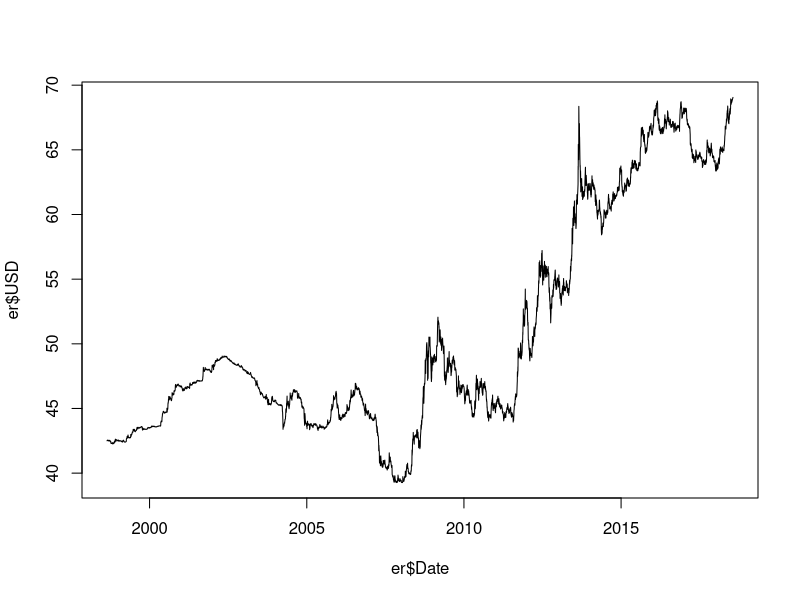
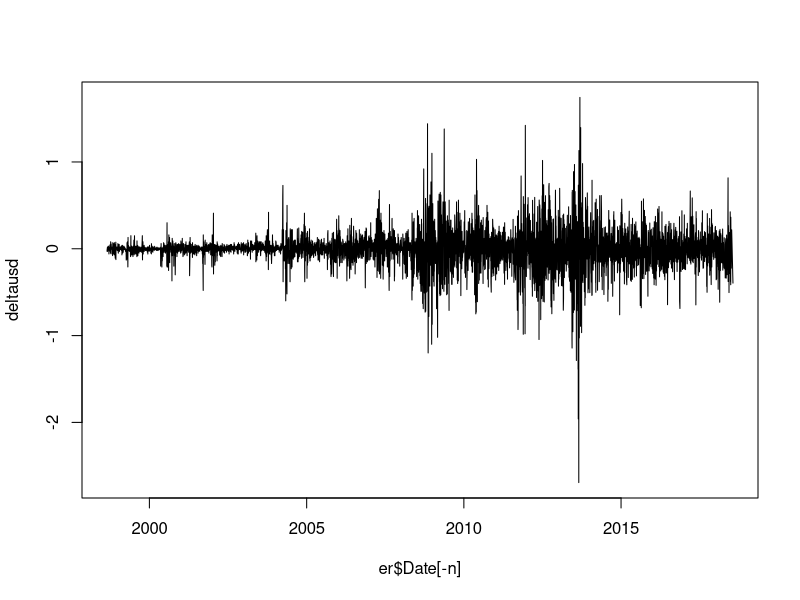
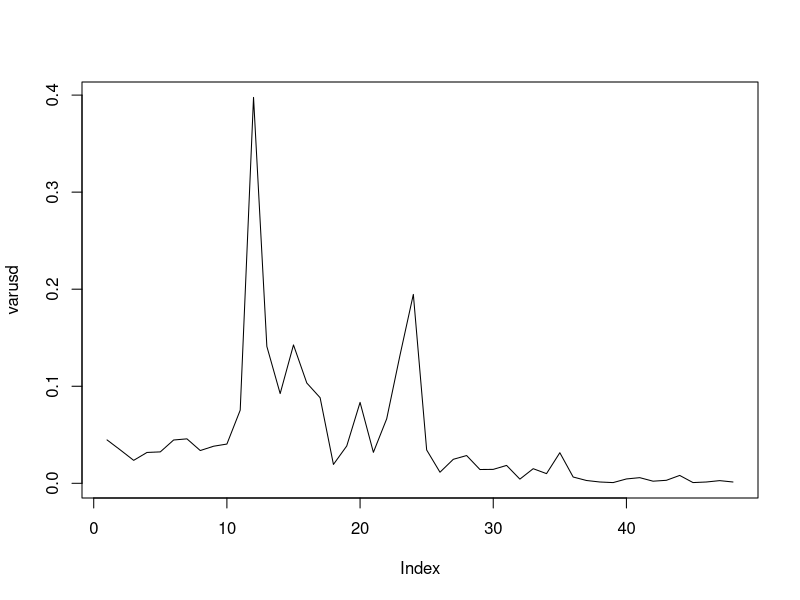

Here is the R script that generated these plots, in order: (Note: this script raises an error after producing the figures.)
# ================= Estimation of INR-USD Exchange Rate ================= #

# The loading of dataset from the xls file can be done easily with the
# read_excel function in the readxl package. The date variable is in character
# format, and is converted to the date-datatype in R.
library(readxl)
er <- read_excel("Exchange Rate Daily.xls")
er$Date <- as.Date(er$Date, format = "%d/%m/%Y")

# The number of observations can be found with the length of first column.
n <- length(er[[1]])

# The supposedly volatile data can be first-order differenced, and is then
# plotted.
deltausd <- diff(er$USD)
plot(er$Date, er$USD, type="l")
plot(er$Date[-n], deltausd, type="l")

# --------------------- 1. Splitting Dataset --------------------- #

# The calculation of change in variance from period to period is done with
# breaking the data in several small intervals. The plot gives us a visual
# representation of how the variance of several periods in the data is
# significantly different.

varusd <- NULL
br <- 100

for (i in 1:(n/br))
{
  varusd[i] <- var(
    deltausd[
      ((br*(i-1))+1) : (br*i)
    ]
  )
}

plot(varusd, type="l")

# Now, the data seems to begin with unstable variance at 10th break, which then
# ends at 37th break.

deltausds1 <- deltausd[1:(10*br)]
deltausdv <- deltausd[(10*br + 1):(36*br - 1)]
deltausds2 <- deltausd[(36*br):n-1]

xs1 <- 1:length(deltausds1)
xv <- 1:length(deltausdv)
xs2 <- 1:length(deltausds2)





# ------------------ 2. Estimating Stable Periods ------------------ #

# The estimation of the first period

# The nls method requires initial parameters, which are provided after some
# trials
init_parameters_stable1 <- list(alpha = 1, beta = 10)

# Note again that the wf_iteration is 1 in the stable periods.
model_nls_stable1 <- nls(
  deltausds1 ~ alpha*cos(beta*xs1),
  start = init_parameters_stable2
)
summary(model_nls_stable1)

# The line function plots the difference between actual trend and fitted model
plot(xs1, deltausds1)
lines(xs1, fitted(model_nls_stable1))

# Residual generation of the first period
resids1 <- deltausds1 - fitted(model_nls_stable1)









# The estimation of the second period, similar to the first one

init_parameters_stable2 <- list(alpha = 0.5, beta = 10)

# The model
model_nls_stable2 <- nls(
  deltausds2 ~ alpha*cos(beta*xs2),
  start = init_parameters_stable2
)
summary(model_nls_stable2)

# The line function plots the difference between actual trend and fitted model
plot(xs2, deltausds2)
lines(xs2, fitted(model_nls_stable2), col = 'blue')

# Residual generation in the second period
resids2 <- deltausds2 - fitted(model_nls_stable2)








# ------------------ 3. Estimating Volatile Periods ------------------ #

wf <- function(x, wf_iterations, a, b)
{
  v <- NULL
  for(j in 1:wf_iterations)
  {
    v[j] <- (a^j)*cos((b^j)*x)
  }
  return(sum(v))
}

# The volatile data is standardized here. Considering that the residuals are
# more or less stable throughout the data, we take the standard deviation of
# the first period residual, and standardize the volatile data with that value.

deltausdv_std <- deltausdv/sd(resids1)

est_function_volatile <- function(parameters) {
  
  # Generating y-variable according to the Weierstrass function - first and
  # second parameters are a and b while third one is the wf_iteration
  y <- NULL
  for (i in 1:length(xv)) {
    y[i] <- wf(i,parameters[1],parameters[2],parameters[3])
  }
  
  # Note that the standardized volatile data is used in estimation
  return( sum( (deltausdv_std - y)^2 ) )
}

# The setup to find the required coefficients are below.

val <- NULL
for (i in seq(0,10, by = 2))
{
  for (j in seq(0,10, by = 2))
  {
    for (k in 2:20)
    {
      temp_est <- optim(c(k,i,j) , est_function_volatile)
      val <- rbind(  val,  c(temp_est$par,temp_est$value) )
    }
  }
}

# The parameters with the minimum residual sum squared according to the optim
# function.
est_parameters1 <- val[val[,4] == min(val[,4])][1:3]
# est_parameters1 <- c(15.4369174, 0.1877411, 10.4375063)

# Estimated wf_iteration with this method
wf_iteration_est1 <- round(est_parameters1[1],0)

# Estimated y with the above parameters
y_est_volatile <- NULL
for (i in 1:length(xv)) {
  y_est_volatile[i] <- wf(i , wf_iteration_est1, est_parameters1[2], est_parameters1[3])
}

plot(xv, deltausdv)
lines(xv, y_est_volatile, col = 'blue')